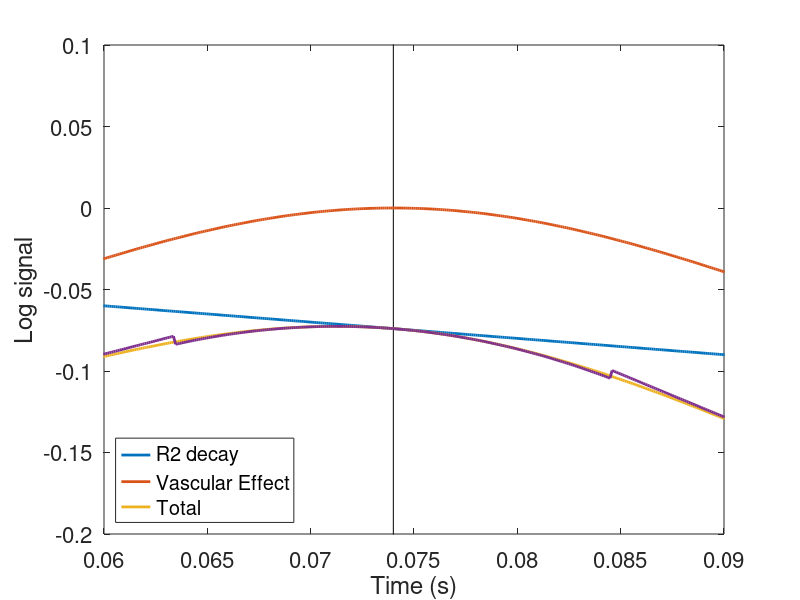

This chart was generated by the following MATLAB code:
% xMTC_qBOLD_model.m

% analytical look at the quantitative BOLD model in ASE, based on He and
% Yablonskiy 2007 (originally based on Yablonskiy & Haacke, 1994)

clear; close all;

% constant parameters
DBV = 0.03;
R2t = 1; % make this slower than normal so we can see it better
dw  = 142; % apparently
TE  = 0.074; % 74 ms
tau = 0.00; 

n = 1000; % number of points

t = linspace(0,0.1,n); % time from 0 to 100 ms

Sr2 = exp(-R2t.*t); % R2 decay component
Szt = zeros(1,n);

Tf = (TE - tau)/2; % flip time

% calculate analytical form
for ii = 1:n

    if t(ii) < Tf
        tt = t(ii);
    else
        tt = t(ii) - (TE-tau);
    end

%     tt = t(ii) - ((TE-tau));
    fun = @(u) ((2+u).*sqrt(1-u)./(u.^2)).*(1-besselj(0,1.5.*dw.*tt.*u));
    grl = integral(fun,0,1);

    Szt(ii) = exp(-DBV.*grl./3);

end % for ii = 1:n

tsw = 1.5/dw; % time for switching regimes

Sas = zeros(1,n);
% calculate asymptotic forms
for ii = 1:n
    tt = t(ii);
    
    % long t, before flip
    if tt < Tf
        Sas(ii) = exp(DBV-DBV.*dw.*tt);
        
    % short t, around echo
    elseif abs(tt-TE) < tsw
        Sas(ii) = exp(-(0.3).*DBV.*(dw.*(TE-tt)).^2);
        
    % long t, after echo
    elseif tt > (TE+tsw)
        Sas(ii) = exp(DBV-DBV.*dw.*(tt-TE));
        
    % long t, after flip but before echo
    else
        Sas(ii) = exp(DBV-DBV.*dw.*(TE-tt));
    end % if
        
end % for ii = 1:n


% Plot a figure for a single tau value
figure('WindowStyle','Docked');
hold on; box on;
% plot([TE,TE],[0,1],'k-');     % for non-log vesion
% plot([Tf,Tf],[0,1],'k--');
plot([TE,TE],[-1,1],'k-');      % for log version
plot([Tf,Tf],[-1,1],'k--');
p.a = plot(t,log(Sr2),'-','LineWidth',2);
p.b = plot(t,log(Szt),'-','LineWidth',2);
p.c = plot(t,log(Sr2.*Szt),'-','LineWidth',2);
p.d = plot(t,log(Sr2.*Sas),'-','LineWidth',2);
axis([0.06,0.09,-0.2,0.1]);

legend([p.a,p.b,p.c],'R2 decay','Vascular Effect','Total','Location','SouthWest');
xlabel('Time (s)');
ylabel('Log signal');
set(gca,'FontSize',16);

% % Plot a figure for asymptotic forms
% figure('WindowStyle','Docked');
% hold on; box on;
% plot(t,log(Sshrt),'-','LineWidth',2);
% plot(t,log(Slong),'-','LineWidth',2);
% plot(t,log(Sass),'-','LineWidth',2);
% axis([0, 0.1,-0.5,0]);